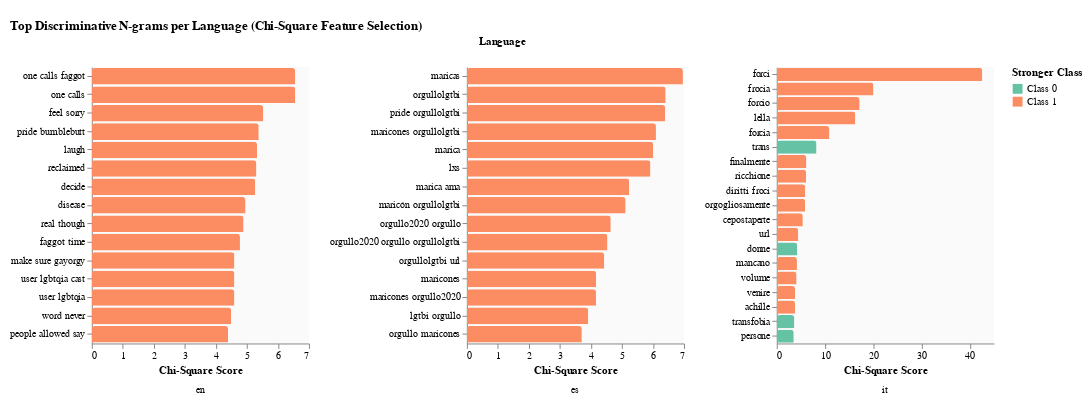

The notebook cell this image was saved under:
### Code cell
top_n = 15
chart_df = (
    all_chi2.sort_values(['lang', 'chi2'], ascending=[True, False])
    .groupby(['lang', 'stronger_class'])
    .head(top_n)
)

chart_df['class_label'] = chart_df['stronger_class'].map({0: 'Class 0', 1: 'Class 1'})

base = (
    alt.Chart(chart_df, width=220, height=280)
    .mark_bar(cornerRadiusTopLeft=3, cornerRadiusTopRight=3)
    .encode(
        x=alt.X('chi2:Q', title='Chi-Square Score'),
        y=alt.Y('feature:N', sort='-x', title=None),
        color=alt.Color('class_label:N', legend=alt.Legend(title='Stronger Class'), scale=alt.Scale(scheme='set2')),
        tooltip=[
            alt.Tooltip('feature:N', title='Feature'),
            alt.Tooltip('chi2:Q', title='Chi² Score', format='.2f'),
            alt.Tooltip('p_value:Q', title='p-value', format='.2e'),
            alt.Tooltip('mean_tfidf_0:Q', title='Mean TF-IDF (Class 0)', format='.4f'),
            alt.Tooltip('mean_tfidf_1:Q', title='Mean TF-IDF (Class 1)', format='.4f'),
        ]
    )
)

final_chart = (
    base
    .facet(
        column=alt.Column('lang:N', title='Language', header=alt.Header(labelOrient='bottom'))
    )
    .resolve_scale(x='independent', y='independent')
    .properties(
        title='Top Discriminative N-grams per Language (Chi-Square Feature Selection)',
        padding={"top": 20, "bottom": 20, "left": 10, "right": 10}
    )
    .configure_axis(grid=False)
    .configure_view(strokeWidth=0, fill='#FAFAFA')
)

final_chart.save(os.path.join(figures_root, "chi2_features_by_language.svg"))
final_chart.save(os.path.join(figures_root, "chi2_features_by_language.pdf"))

final_chart

### Figure 1 — Vega-Lite specification as saved in the notebook (floating-point values rounded to 4 significant figures)
{"config": {"view": {"continuousWidth": 300, "continuousHeight": 300, "fill": "#FAFAFA", "strokeWidth": 0}, "axis": {"grid": false}}, "data": {"name": "data-5894e17936ab8d617e488d80b4a66524"}, "facet": {"column": {"field": "lang", "header": {"labelOrient": "bottom"}, "title": "Language", "type": "nominal"}}, "spec": {"mark": {"type": "bar", "cornerRadiusTopLeft": 3, "cornerRadiusTopRight": 3}, "encoding": {"color": {"field": "class_label", "legend": {"title": "Stronger Class"}, "scale": {"scheme": "set2"}, "type": "nominal"}, "tooltip": [{"field": "feature", "title": "Feature", "type": "nominal"}, {"field": "chi2", "format": ".2f", "title": "Chi² Score", "type": "quantitative"}, {"field": "p_value", "format": ".2e", "title": "p-value", "type": "quantitative"}, {"field": "mean_tfidf_0", "format": ".4f", "title": "Mean TF-IDF (Class 0)", "type": "quantitative"}, {"field": "mean_tfidf_1", "format": ".4f", "title": "Mean TF-IDF (Class 1)", "type": "quantitative"}], "x": {"field": "chi2", "title": "Chi-Square Score", "type": "quantitative"}, "y": {"field": "feature", "sort": "-x", "title": null, "type": "nominal"}}, "height": 280, "width": 220}, "padding": {"top": 20, "bottom": 20, "left": 10, "right": 10}, "resolve": {"scale": {"x": "independent", "y": "independent"}}, "title": "Top Discriminative N-grams per Language (Chi-Square Feature Selection)", "$schema": "https://vega.github.io/schema/vega-lite/v5.20.1.json", "datasets": {"data-5894e17936ab8d617e488d80b4a66524": [{"feature": "one calls faggot", "chi2": 6.559, "p_value": 0.01044, "lang": "en", "mean_tfidf_0": 0.0, "mean_tfidf_1": 0.006993, "stronger_class": 1, "class_label": "Class 1"}, {"feature": "one calls", "chi2": 6.559, "p_value": 0.01044, "lang": "en", "mean_tfidf_0": 0.0, "mean_tfidf_1": 0.006993, "stronger_class": 1, "class_label": "Class 1"}, {"feature": "feel sorry", "chi2": 5.526, "p_value": 0.01874, "lang": "en", "mean_tfidf_0": 0.0, "mean_tfidf_1": 0.005891, "stronger_class": 1, "class_label": "Class 1"}, {"feature": "pride bumblebutt", "chi2": 5.382, "p_value": 0.02034, "lang": "en", "mean_tfidf_0": 0.0, "mean_tfidf_1": 0.005738, "stronger_class": 1, "class_label": "Class 1"}, {"feature": "laugh", "chi2": 5.326, "p_value": 0.02101, "lang": "en", "mean_tfidf_0": 0.0004191, "mean_tfidf_1": 0.009242, "stronger_class": 1, "class_label": "Class 1"}, {"feature": "reclaimed", "chi2": 5.306, "p_value": 0.02126, "lang": "en", "mean_tfidf_0": 0.000679, "mean_tfidf_1": 0.01077, "stronger_class": 1, "class_label": "Class 1"}, {"feature": "decide", "chi2": 5.269, "p_value": 0.0217, "lang": "en", "mean_tfidf_0": 0.0, "mean_tfidf_1": 0.005618, "stronger_class": 1, "class_label": "Class 1"}, {"feature": "disease", "chi2": 4.956, "p_value": 0.026, "lang": "en", "mean_tfidf_0": 0.0, "mean_tfidf_1": 0.005284, "stronger_class": 1, "class_label": "Class 1"}, {"feature": "real though", "chi2": 4.891, "p_value": 0.027, "lang": "en", "mean_tfidf_0": 0.0, "mean_tfidf_1": 0.005214, "stronger_class": 1, "class_label": "Class 1"}, {"feature": "faggot time", "chi2": 4.777, "p_value": 0.02885, "lang": "en", "mean_tfidf_0": 0.0009293, "mean_tfidf_1": 0.01133, "stronger_class": 1, "class_label": "Class 1"}, {"feature": "make sure gayorgy", "chi2": 4.597, "p_value": 0.03203, "lang": "en", "mean_tfidf_0": 0.0, "mean_tfidf_1": 0.004901, "stronger_class": 1, "class_label": "Class 1"}, {"feature": "user lgbtqia cast", "chi2": 4.597, "p_value": 0.03203, "lang": "en", "mean_tfidf_0": 0.0, "mean_tfidf_1": 0.004901, "stronger_class": 1, "class_label": "Class 1"}, {"feature": "user lgbtqia", "chi2": 4.597, "p_value": 0.03203, "lang": "en", "mean_tfidf_0": 0.0, "mean_tfidf_1": 0.004901, "stronger_class": 1, "class_label": "Class 1"}, {"feature": "word never", "chi2": 4.492, "p_value": 0.03405, "lang": "en", "mean_tfidf_0": 0.0, "mean_tfidf_1": 0.004789, "stronger_class": 1, "class_label": "Class 1"}, {"feature": "people allowed say", "chi2": 4.394, "p_value": 0.03607, "lang": "en", "mean_tfidf_0": 0.0, "mean_tfidf_1": 0.004684, "stronger_class": 1, "class_label": "Class 1"}, {"feature": "maricas", "chi2": 6.965, "p_value": 0.00831, "lang": "es", "mean_tfidf_0": 0.003646, "mean_tfidf_1": 0.02405, "stronger_class": 1, "class_label": "Class 1"}, {"feature": "orgullolgtbi", "chi2": 6.409, "p_value": 0.01135, "lang": "es", "mean_tfidf_0": 0.01698, "mean_tfidf_1": 0.05264, "stronger_class": 1, "class_label": "Class 1"}, {"feature": "pride orgullolgtbi", "chi2": 6.392, "p_value": 0.01147, "lang": "es", "mean_tfidf_0": 0.0002274, "mean_tfidf_1": 0.01013, "stronger_class": 1, "class_label": "Class 1"}, {"feature": "maricones orgullolgtbi", "chi2": 6.096, "p_value": 0.01355, "lang": "es", "mean_tfidf_0": 0.0, "mean_tfidf_1": 0.008205, "stronger_class": 1, "class_label": "Class 1"}, {"feature": "marica", "chi2": 6.006, "p_value": 0.01425, "lang": "es", "mean_tfidf_0": 0.005845, "mean_tfidf_1": 0.02799, "stronger_class": 1, "class_label": "Class 1"}, {"feature": "lxs", "chi2": 5.919, "p_value": 0.01498, "lang": "es", "mean_tfidf_0": 0.0002061, "mean_tfidf_1": 0.009354, "stronger_class": 1, "class_label": "Class 1"}, {"feature": "marica ama", "chi2": 5.235, "p_value": 0.02214, "lang": "es", "mean_tfidf_0": 0.0, "mean_tfidf_1": 0.007046, "stronger_class": 1, "class_label": "Class 1"}, {"feature": "maricón orgullolgtbi", "chi2": 5.118, "p_value": 0.02369, "lang": "es", "mean_tfidf_0": 0.0, "mean_tfidf_1": 0.006888, "stronger_class": 1, "class_label": "Class 1"}, {"feature": "orgullo2020 orgullo", "chi2": 4.639, "p_value": 0.03125, "lang": "es", "mean_tfidf_0": 0.0005804, "mean_tfidf_1": 0.0095, "stronger_class": 1, "class_label": "Class 1"}, {"feature": "orgullo2020 orgullo orgullolgtbi", "chi2": 4.533, "p_value": 0.03324, "lang": "es", "mean_tfidf_0": 0.000341, "mean_tfidf_1": 0.008189, "stronger_class": 1, "class_label": "Class 1"}, {"feature": "orgullolgtbi url", "chi2": 4.428, "p_value": 0.03535, "lang": "es", "mean_tfidf_0": 0.005012, "mean_tfidf_1": 0.02233, "stronger_class": 1, "class_label": "Class 1"}, {"feature": "maricones", "chi2": 4.167, "p_value": 0.04123, "lang": "es", "mean_tfidf_0": 0.00621, "mean_tfidf_1": 0.02442, "stronger_class": 1, "class_label": "Class 1"}, {"feature": "maricones orgullo2020", "chi2": 4.163, "p_value": 0.04132, "lang": "es", "mean_tfidf_0": 0.0, "mean_tfidf_1": 0.005603, "stronger_class": 1, "class_label": "Class 1"}, {"feature": "lgtbi orgullo", "chi2": 3.913, "p_value": 0.04791, "lang": "es", "mean_tfidf_0": 0.0, "mean_tfidf_1": 0.005267, "stronger_class": 1, "class_label": "Class 1"}, {"feature": "orgullo maricones", "chi2": 3.706, "p_value": 0.05421, "lang": "es", "mean_tfidf_0": 0.0, "mean_tfidf_1": 0.004988, "stronger_class": 1, "class_label": "Class 1"}, {"feature": "forci", "chi2": 42.59, "p_value": 6.76e-11, "lang": "it", "mean_tfidf_0": 0.0, "mean_tfidf_1": 0.04845, "stronger_class": 1, "class_label": "Class 1"}, {"feature": "frocia", "chi2": 20.03, "p_value": 7.639e-06, "lang": "it", "mean_tfidf_0": 0.0001212, "mean_tfidf_1": 0.02352, "stronger_class": 1, "class_label": "Class 1"}, {"feature": "forcio", "chi2": 17.17, "p_value": 3.413e-05, "lang": "it", "mean_tfidf_0": 0.0, "mean_tfidf_1": 0.01954, "stronger_class": 1, "class_label": "Class 1"}, {"feature": "lella", "chi2": 16.28, "p_value": 5.47e-05, "lang": "it", "mean_tfidf_0": 0.0, "mean_tfidf_1": 0.01852, "stronger_class": 1, "class_label": "Class 1"}, {"feature": "forcia", "chi2": 10.9, "p_value": 0.0009618, "lang": "it", "mean_tfidf_0": 0.0, "mean_tfidf_1": 0.0124, "stronger_class": 1, "class_label": "Class 1"}, {"feature": "trans", "chi2": 8.235, "p_value": 0.004108, "lang": "it", "mean_tfidf_0": 0.04125, "mean_tfidf_1": 0.0006605, "stronger_class": 0, "class_label": "Class 0"}, {"feature": "finalmente", "chi2": 6.141, "p_value": 0.01321, "lang": "it", "mean_tfidf_0": 0.0003609, "mean_tfidf_1": 0.008897, "stronger_class": 1, "class_label": "Class 1"}, {"feature": "ricchione", "chi2": 6.078, "p_value": 0.01369, "lang": "it", "mean_tfidf_0": 0.002053, "mean_tfidf_1": 0.01481, "stronger_class": 1, "class_label": "Class 1"}, {"feature": "diritti froci", "chi2": 5.882, "p_value": 0.01529, "lang": "it", "mean_tfidf_0": 0.0004465, "mean_tfidf_1": 0.008976, "stronger_class": 1, "class_label": "Class 1"}, {"feature": "orgogliosamente", "chi2": 5.871, "p_value": 0.01539, "lang": "it", "mean_tfidf_0": 0.0, "mean_tfidf_1": 0.006679, "stronger_class": 1, "class_label": "Class 1"}, {"feature": "cepostaperte", "chi2": 5.397, "p_value": 0.02018, "lang": "it", "mean_tfidf_0": 0.0, "mean_tfidf_1": 0.006139, "stronger_class": 1, "class_label": "Class 1"}, {"feature": "url", "chi2": 4.451, "p_value": 0.03488, "lang": "it", "mean_tfidf_0": 0.01149, "mean_tfidf_1": 0.03168, "stronger_class": 1, "class_label": "Class 1"}, {"feature": "donne", "chi2": 4.246, "p_value": 0.03934, "lang": "it", "mean_tfidf_0": 0.02257, "mean_tfidf_1": 0.000949, "stronger_class": 0, "class_label": "Class 0"}, {"feature": "mancano", "chi2": 4.184, "p_value": 0.0408, "lang": "it", "mean_tfidf_0": 0.0, "mean_tfidf_1": 0.00476, "stronger_class": 1, "class_label": "Class 1"}, {"feature": "volume", "chi2": 4.105, "p_value": 0.04277, "lang": "it", "mean_tfidf_0": 0.0, "mean_tfidf_1": 0.00467, "stronger_class": 1, "class_label": "Class 1"}, {"feature": "venire", "chi2": 3.803, "p_value": 0.05116, "lang": "it", "mean_tfidf_0": 0.0, "mean_tfidf_1": 0.004327, "stronger_class": 1, "class_label": "Class 1"}, {"feature": "achille", "chi2": 3.777, "p_value": 0.05195, "lang": "it", "mean_tfidf_0": 0.0, "mean_tfidf_1": 0.004297, "stronger_class": 1, "class_label": "Class 1"}, {"feature": "transfobia", "chi2": 3.642, "p_value": 0.05635, "lang": "it", "mean_tfidf_0": 0.01952, "mean_tfidf_1": 0.0008875, "stronger_class": 0, "class_label": "Class 0"}, {"feature": "persone", "chi2": 3.52, "p_value": 0.06064, "lang": "it", "mean_tfidf_0": 0.02031, "mean_tfidf_1": 0.001559, "stronger_class": 0, "class_label": "Class 0"}]}}
